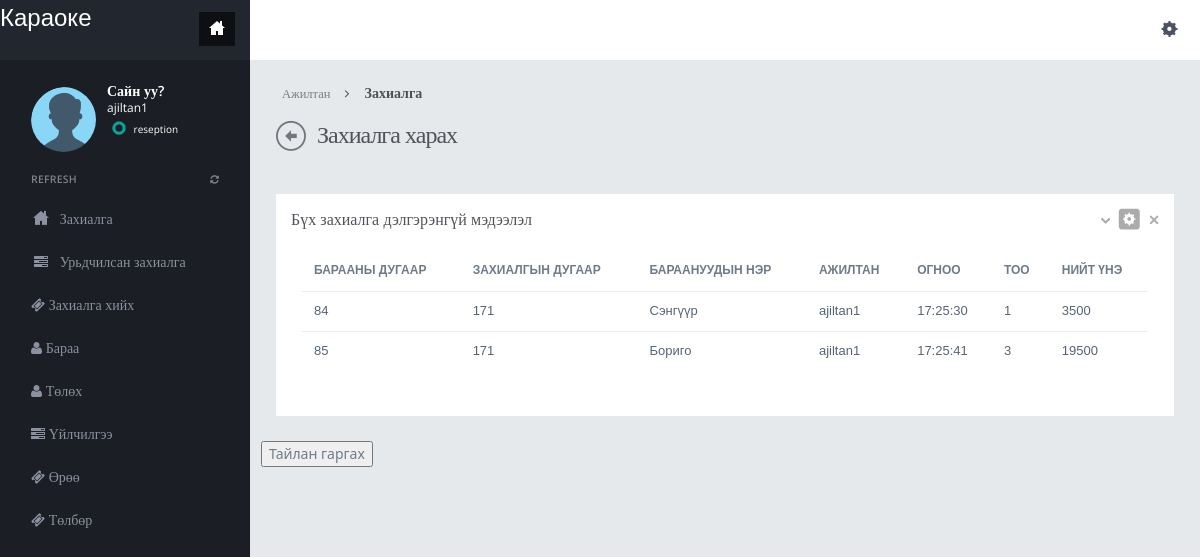
The page /product-order.php (signed in) on the database its author committed.
### tables this page shows
CREATE TABLE `productlist` (
  `ProductListID` int(11) NOT NULL,
  `OrderID` int(11) NOT NULL,
  `ProductNames` text DEFAULT NULL,
  `WorkerName` varchar(500) DEFAULT NULL,
  `ProductDate` time NOT NULL,
  `Quantity` int(255) NOT NULL,
  `Amount` varchar(255) DEFAULT NULL
);

### product-order.php (the view, shortened to what this page needs)
<?php
include("dbconnection.php");
?>
<!DOCTYPE html>
<html>
<head>
<link href="assets/plugins/pace/pace-theme-flash.css" rel="stylesheet" type="text/css" media="screen"/>
<link href="assets/plugins/bootstrap-wysihtml5/bootstrap-wysihtml5.css" rel="stylesheet" type="text/css"/>
<link href="assets/plugins/boostrapv3/css/bootstrap.min.css" rel="stylesheet" type="text/css"/>
<link href="assets/plugins/boostrapv3/css/bootstrap-theme.min.css" rel="stylesheet" type="text/css"/>
<link href="assets/plugins/font-awesome/css/font-awesome.css" rel="stylesheet" type="text/css"/>
<link href="assets/css/animate.min.css" rel="stylesheet" type="text/css"/>
<link href="assets/plugins/jquery-scrollbar/jquery.scrollbar.css" rel="stylesheet" type="text/css"/>
<link href="assets/css/style.css" rel="stylesheet" type="text/css"/>
<link href="assets/css/responsive.css" rel="stylesheet" type="text/css"/>
<link href="assets/css/custom-icon-set.css" rel="stylesheet" type="text/css"/>
</head>
<body class="">
<?php include("header.php");?>
<div class="page-container row">
  <?php include("leftbar.php");?>
    </div>
  </div>
  <div class="page-content">
    <div class="content">
      <ul class="breadcrumb">
        <li>
          <p>Ажилтан</p>
        </li>
        <li><a href="#" class="active">Захиалга</a></li>
      </ul>
      <div class="page-title"> <i class="icon-custom-left"></i>
        <h3>Захиалга харах</h3>
      </div>
      <br>
      <div class="row">
                    <div class="col-md-12">
                        <div class="row">
                            <div class="col-md-12">
                                <div class="grid simple ">
                                    <div class="grid-title no-border">
                                        	<h4>Бүх захиалга дэлгэрэнгүй мэдээлэл</h4>
                                        <div class="tools">	<a href="javascript:;" class="collapse"></a>
											<a href="product-order-regist.php"  class="config"></a>
											<a href="javascript:;" class="remove"></a>
                                        </div>
                                    </div>
                                    <div class="grid-body no-border">
                                            <table class="table table-hover no-more-tables" id="dataTable">
                                                <thead>
                                                    <tr>
                                                        <th>Барааны дугаар</th>
                                                        <th>Захиалгын дугаар</th>
                                                        <th>Бараануудын нэр</th>
                                                        <th>Ажилтан</th>
                                                        <th>Огноо</th>
                                                        <th>Тоо</th>
                                                        <th>Нийт үнэ</th>
                                                    </tr>
                                                </thead>
                                                <tbody>
                                                <?php $ret=mysqli_query($con,"select * from productlist");
												while($row=mysqli_fetch_array($ret))
												{
												?>
                                                    <tr>
                                                        <td><?php echo $row['ProductListID'];?></td>
                                                        <td><?php echo $row['OrderID'];?></td>
                                                        <td><?php echo $row['ProductNames'];?></td>
                                                        <td><?php echo $row['WorkerName'];?></td>
                                                        <td><?php echo $row['ProductDate'];?></td>
                                                        <td><?php echo $row['Quantity'];?></td>
                                                        <td><?php echo $row['Amount'];?></td> <?php $_SESSION['ProductAmount'] = $row['Amount']; ?>
                                                    </tr>
                                                    <?php  }?>
                                                </tbody>
                                            </table>
                                    </div>
                                </div>
                            </div>
                        </div>
                    </div>
                    <button id="exportButton">Тайлан гаргах</button>
					</div>
                </div>
            </div>
        </div>
</body>
</html>

### assets/css/responsive.css (style rules this page uses)
@media (min-width: 980px) { .page-content { margin-left: 250px; min-height: 100%; } }

### rows shown on the page
productlist: ProductListID "84", OrderID "171", ProductNames "Сэнгүүр", WorkerName "ajiltan1", ProductDate "17:25:30", Quantity "1", Amount "3500"
productlist: ProductListID "85", OrderID "171", ProductNames "Бориго", WorkerName "ajiltan1", ProductDate "17:25:41", Quantity "3", Amount "19500"

### other values the page prints
$_SESSION['Name'] "ajiltan1"
$_SESSION['Roll'] "reseption"
